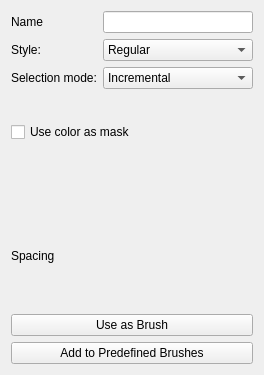
<?xml version="1.0" encoding="UTF-8"?>
<ui version="4.0">
 <class>KisWdgCustomBrush</class>
 <widget class="QWidget" name="KisWdgCustomBrush">
  <property name="geometry">
   <rect>
    <x>0</x>
    <y>0</y>
    <width>264</width>
    <height>375</height>
   </rect>
  </property>
  <layout class="QVBoxLayout" name="verticalLayout">
   <item>
    <layout class="QFormLayout" name="formLayout">
     <item row="0" column="0">
      <widget class="QLabel" name="brushNameLbl">
       <property name="text">
        <string>Name</string>
       </property>
      </widget>
     </item>
     <item row="0" column="1">
      <widget class="QLineEdit" name="nameLineEdit"/>
     </item>
     <item row="1" column="0">
      <widget class="QLabel" name="textLabel2">
       <property name="text">
        <string>Style:</string>
       </property>
      </widget>
     </item>
     <item row="1" column="1">
      <widget class="QComboBox" name="brushStyle">
       <item>
        <property name="text">
         <string>Regular</string>
        </property>
       </item>
       <item>
        <property name="text">
         <string>Animated</string>
        </property>
       </item>
      </widget>
     </item>
     <item row="2" column="0">
      <widget class="QLabel" name="textLabel3">
       <property name="text">
        <string>Selection mode:</string>
       </property>
      </widget>
     </item>
     <item row="2" column="1">
      <widget class="QComboBox" name="comboBox2">
       <property name="enabled">
        <bool>true</bool>
       </property>
       <property name="currentIndex">
        <number>2</number>
       </property>
       <item>
        <property name="text">
         <string>Constant</string>
        </property>
       </item>
       <item>
        <property name="text">
         <string>Random</string>
        </property>
       </item>
       <item>
        <property name="text">
         <string>Incremental</string>
        </property>
       </item>
       <item>
        <property name="text">
         <string>Pressure</string>
        </property>
       </item>
       <item>
        <property name="text">
         <string>Angular</string>
        </property>
       </item>
      </widget>
     </item>
    </layout>
   </item>
   <item>
    <widget class="QCheckBox" name="colorAsMask">
     <property name="text">
      <string>Use color as mask</string>
     </property>
    </widget>
   </item>
   <item>
    <layout class="QHBoxLayout">
     <property name="spacing">
      <number>6</number>
     </property>
     <property name="margin">
      <number>0</number>
     </property>
     <item>
      <spacer>
       <property name="orientation">
        <enum>Qt::Horizontal</enum>
       </property>
       <property name="sizeType">
        <enum>QSizePolicy::Expanding</enum>
       </property>
       <property name="sizeHint" stdset="0">
        <size>
         <width>40</width>
         <height>20</height>
        </size>
       </property>
      </spacer>
     </item>
     <item>
      <widget class="QLabel" name="preview">
       <property name="sizePolicy">
        <sizepolicy hsizetype="Fixed" vsizetype="Fixed">
         <horstretch>0</horstretch>
         <verstretch>0</verstretch>
        </sizepolicy>
       </property>
       <property name="minimumSize">
        <size>
         <width>50</width>
         <height>50</height>
        </size>
       </property>
       <property name="text">
        <string/>
       </property>
      </widget>
     </item>
     <item>
      <spacer>
       <property name="orientation">
        <enum>Qt::Horizontal</enum>
       </property>
       <property name="sizeType">
        <enum>QSizePolicy::Expanding</enum>
       </property>
       <property name="sizeHint" stdset="0">
        <size>
         <width>40</width>
         <height>20</height>
        </size>
       </property>
      </spacer>
     </item>
    </layout>
   </item>
   <item>
    <layout class="QHBoxLayout" name="horizontalLayout" stretch="0,1">
     <item>
      <widget class="QLabel" name="spacingLbl">
       <property name="text">
        <string>Spacing</string>
       </property>
      </widget>
     </item>
     <item>
      <widget class="KisDoubleSliderSpinBox" name="spacingSlider" native="true"/>
     </item>
    </layout>
   </item>
   <item>
    <layout class="QVBoxLayout">
     <property name="spacing">
      <number>6</number>
     </property>
     <property name="margin">
      <number>0</number>
     </property>
     <item>
      <widget class="QPushButton" name="brushButton">
       <property name="text">
        <string>Use as Brush</string>
       </property>
      </widget>
     </item>
     <item>
      <widget class="QPushButton" name="addButton">
       <property name="text">
        <string>Add to Predefined Brushes</string>
       </property>
      </widget>
     </item>
    </layout>
   </item>
  </layout>
 </widget>
 <layoutdefault spacing="6" margin="11"/>
 <customwidgets>
  <customwidget>
   <class>KisDoubleSliderSpinBox</class>
   <extends>QWidget</extends>
   <header>kis_slider_spin_box.h</header>
   <container>1</container>
  </customwidget>
 </customwidgets>
 <resources/>
 <connections/>
</ui>
